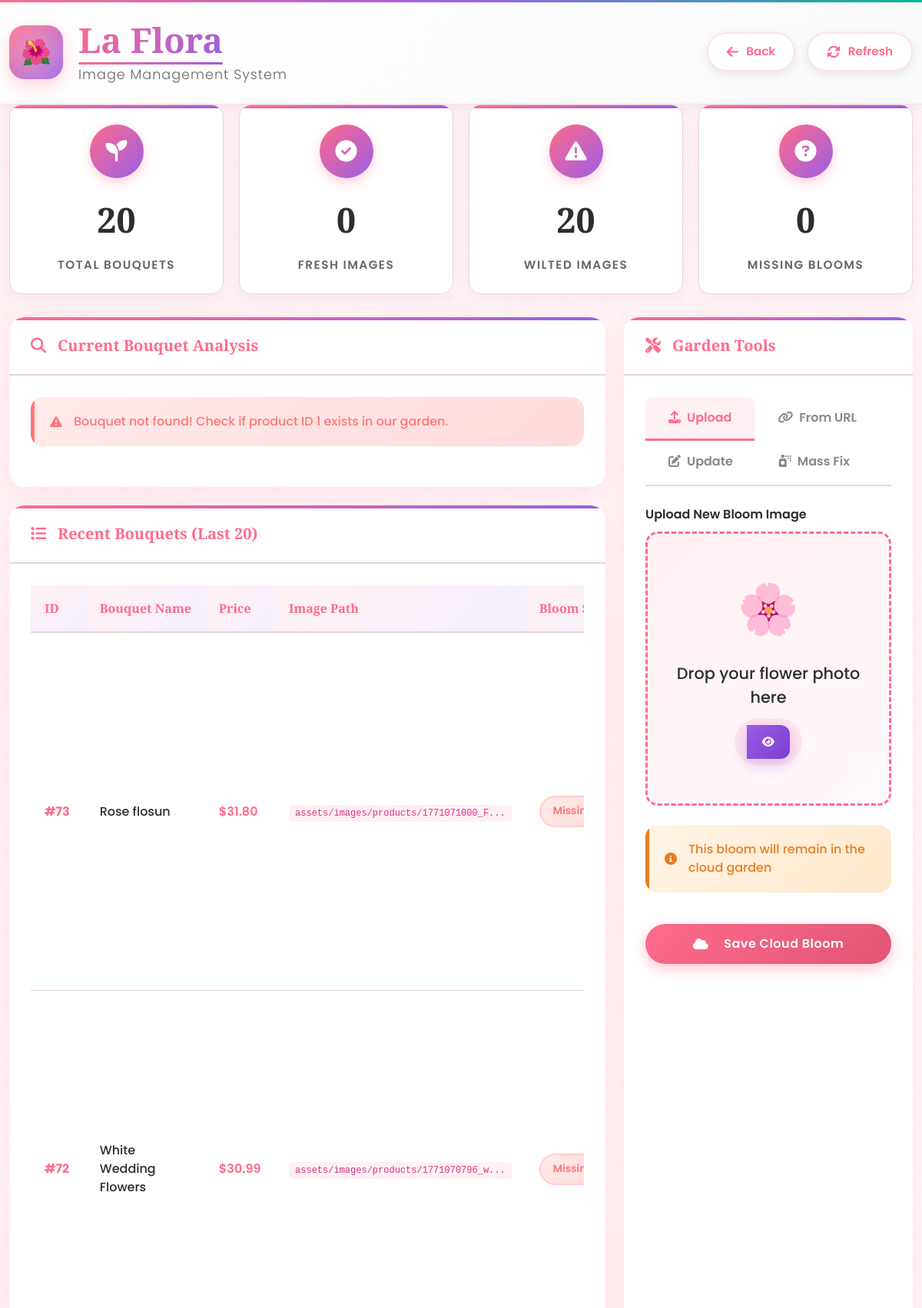
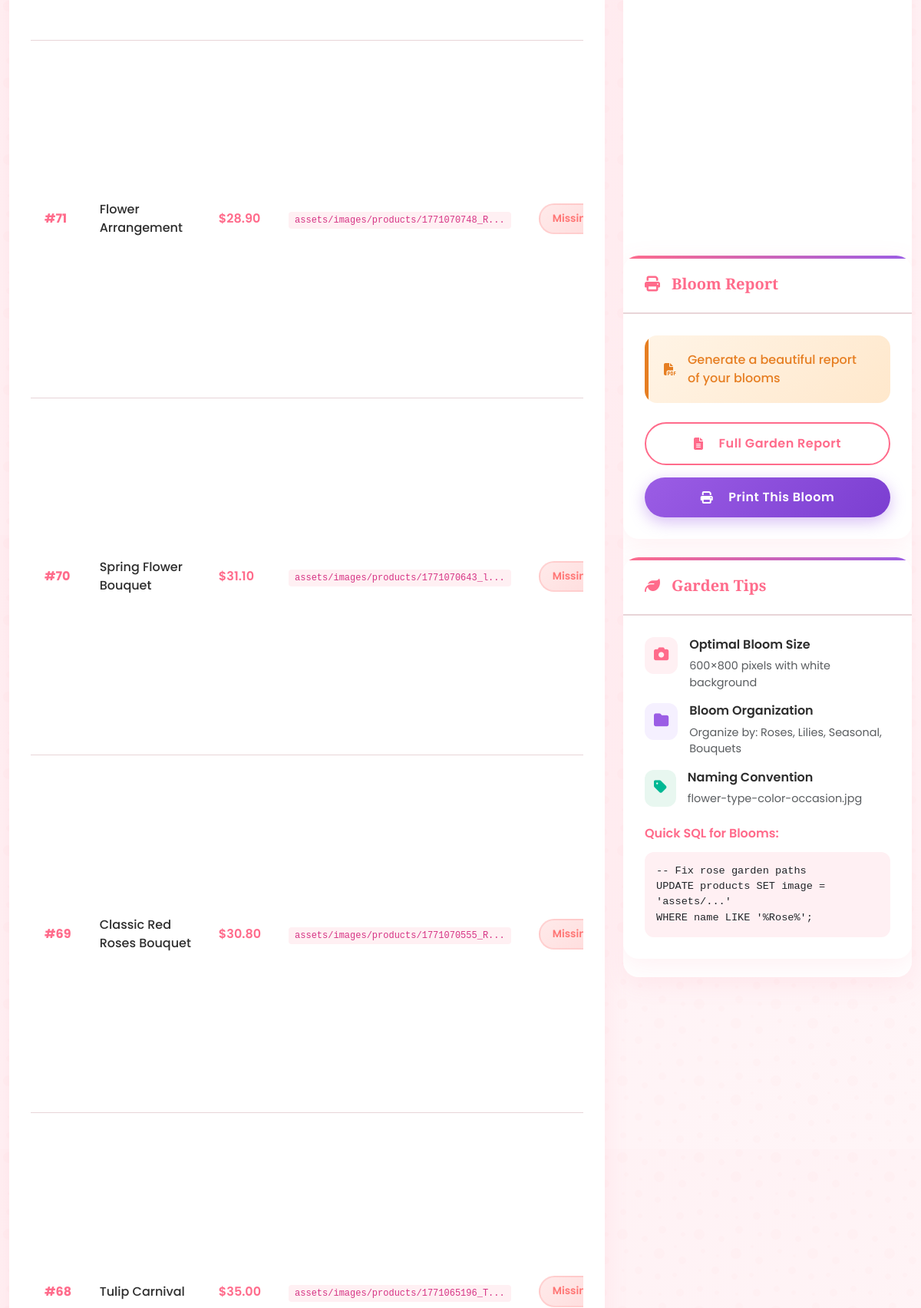
The app's page /quick-view.php (upper part) with its own data (2 pictures, top to bottom).
### tables this page shows
CREATE TABLE products (
  id int(11) NOT NULL,
  name varchar(100) NOT NULL,
  description text NOT NULL,
  category_id int(11) DEFAULT NULL,
  price decimal(10,2) NOT NULL,
  stock int(11) DEFAULT 0,
  image varchar(255) DEFAULT NULL,
  featured tinyint(1) DEFAULT 0,
  created_at timestamp NOT NULL DEFAULT current_timestamp(),
  updated_at timestamp NOT NULL DEFAULT current_timestamp() ON UPDATE current_timestamp()
);

### quick-view.php (the view, shortened to what the rows shown need)
<?php
require_once 'includes/database.php';
$all_products = [];
$all_products_query = "SELECT id, name, image, price FROM products ORDER BY id DESC LIMIT 20";
$all_products_result = mysqli_query($conn, $all_products_query);
if ($all_products_result) {
    while ($p = mysqli_fetch_assoc($all_products_result)) {
        $all_products[] = $p;
    }
}
?>
<!DOCTYPE html>
<html lang="en">
<head>
    <link href="https://cdn.jsdelivr.net/npm/bootstrap@5.3.0/dist/css/bootstrap.min.css" rel="stylesheet">
    <link rel="stylesheet" href="https://cdnjs.cloudflare.com/ajax/libs/font-awesome/6.4.0/css/all.min.css">
</head>
<body>
    <div class="logo-header">
        <div class="container">
            <div class="row align-items-center">
                <div class="col-lg-8">
                    <div class="logo-container">
                        <div class="logo-text">
                            <h1 class="logo-title">La Flora</h1>
                        </div>
                    </div>
                </div>
            </div>
        </div>
    </div>
    <div class="container">
        <div class="row">
            <div class="col-lg-8">
                <div class="card">
                    <div class="card-body">
                        <div class="table-responsive">
                            <table class="product-table">
                                <thead>
                                    <tr>
                                        <th>ID</th>
                                        <th>Bouquet Name</th>
                                        <th>Price</th>
                                        <th>Image Path</th>
                                        <th>Bloom Status</th>
                                    </tr>
                                </thead>
                                <tbody>
                                    <?php foreach ($all_products as $p): ?>
                                    <?php
                                    $p_is_url = strpos($p['image'] ?? '', 'http') === 0;
                                    $p_file_exists = !$p_is_url && !empty($p['image']) && file_exists($p['image']);
                                    $p_status = empty($p['image']) ? 'empty' : ($p_file_exists ? 'valid' : 'missing');
                                    $price = isset($p['price']) ? '$' . number_format($p['price'], 2) : '$99.00';
                                    ?>
                                    <tr>
                                        <td><strong style="color: var(--primary);">#<?php echo $p['id']; ?></strong></td>
                                        <td>
                                            <div style="font-weight: 500; color: var(--dark);">
                                                <?php echo htmlspecialchars(mb_substr($p['name'], 0, 30)); ?><?php echo mb_strlen($p['name']) > 30 ? '...' : ''; ?>
                                            </div>
                                        </td>
                                        <td style="color: var(--primary); font-weight: 600;"><?php echo $price; ?></td>
                                        <td>
                                            <code style="font-size: 0.75rem; background: var(--light-pink); padding: 4px 8px; border-radius: 4px;">
                                                <?php echo htmlspecialchars(mb_substr($p['image'] ?? 'NULL', 0, 35)); ?><?php echo mb_strlen($p['image'] ?? '') > 35 ? '...' : ''; ?>
                                            </code>
                                        </td>
                                        <td>
                                            <?php if ($p_status == 'empty'): ?>
                                                <span class="flower-badge badge-wilted">Empty</span>
                                            <?php elseif ($p_status == 'valid'): ?>
                                                <span class="flower-badge badge-fresh">Fresh</span>
                                            <?php else: ?>
                                                <span class="flower-badge badge-wilted">Missing</span>
                                            <?php endif; ?>
                                        </td>
                                            </div>
                                    </tr>
                                    <?php endforeach; ?>
</body>
</html>
<?php
$product_id = isset($_GET['id']) ? intval($_GET['id']) : 0;
if ($product_id <= 0) {
    exit();
}
?>

### records on screen
products: id "73", name "Rose flosun", price "$31.80", image "assets/images/products/1771071000_F", shows "Missing"
products: id "72", name "White Wedding Flowers", price "$30.99", image "assets/images/products/1771070796_w", shows "Missing"
products: id "71", name "Flower Arrangement", price "$28.90", image "assets/images/products/1771070748_R", shows "Missing"
products: id "70", name "Spring Flower Bouquet", price "$31.10", image "assets/images/products/1771070643_l", shows "Missing"
products: id "69", name "Classic Red Roses Bouquet", price "$30.80", image "assets/images/products/1771070555_R", shows "Missing"
products: id "68", name "Tulip Carnival", price "$35.00", image "assets/images/products/1771065196_T", shows "Missing"

### other values on screen
$total_products "20"
$valid_images "0"
$broken_images "20"
$missing_images "0"
$product_id "1"
